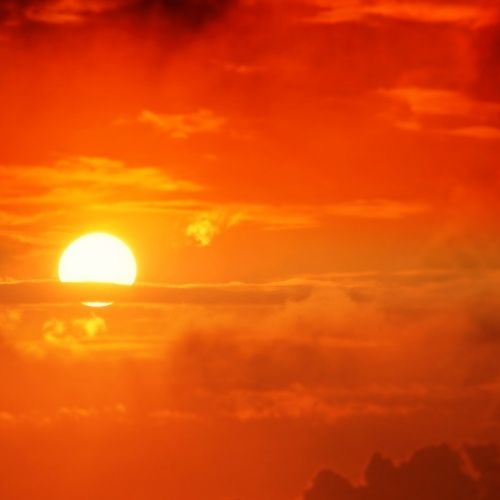
#> input picture Gray_Hist_equalisation/sunrise.jpg, 500 x 500 px
$ python grayhist_equalisation.py
#> lines starting #> are read from the running program, lines starting #| are printed output that depends on the picture
import cv2
import matplotlib.pyplot as plt


image = cv2.imread('sunrise.jpg')
#> image is the input picture: shape (500, 500, 3); mean B, G, R 9.9, 77.8, 218.7
grayscale_image = cv2.cvtColor(image, cv2.COLOR_BGR2GRAY)
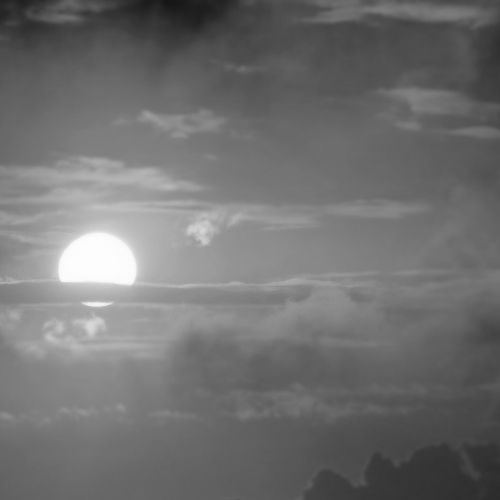
#> grayscale_image: shape (500, 500); min 21, max 254, mean 112.2

eql_grayscale_image = cv2.equalizeHist(grayscale_image)
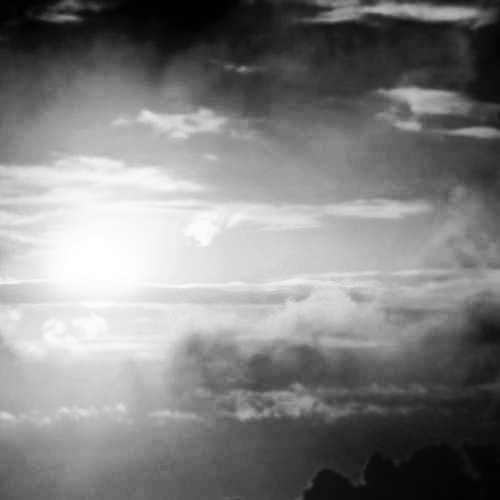
#> eql_grayscale_image: shape (500, 500); min 0, max 255, mean 128.8

plt.imshow(eql_grayscale_image, cmap='gray')
plt.show() #equalized_image


#graph of the equalized image
histogram = cv2.calcHist([eql_grayscale_image], [0], None, [256], [0, 256])
#> histogram = 256 values, max 4570 at index 111, min 0 at index 23, mean 976.6
plt.plot(histogram, color='k')
plt.xlim([0, 256])
plt.show()
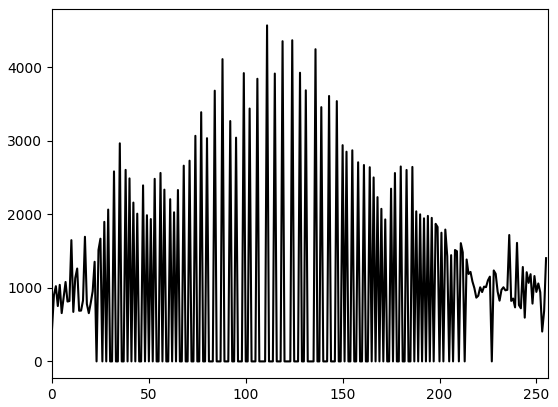
#> figure drawn by matplotlib, 1 panel; curve peaks at x = 111, y = 4570
